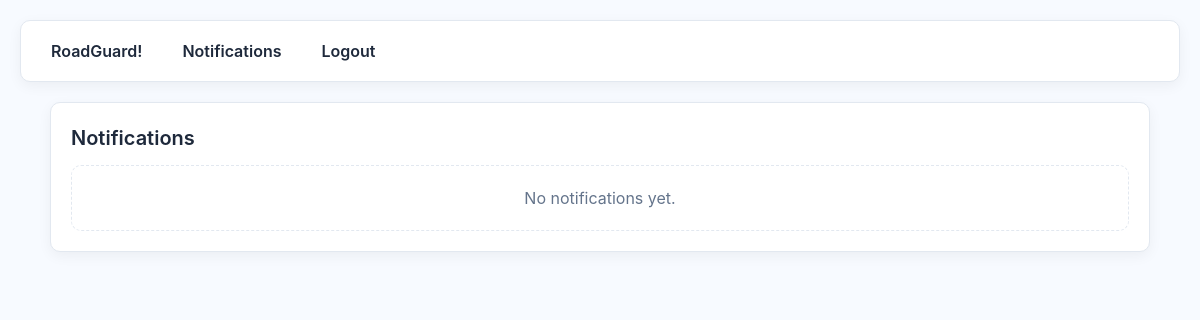
/notifications (signed in), run on an earlier commit of the app's database.
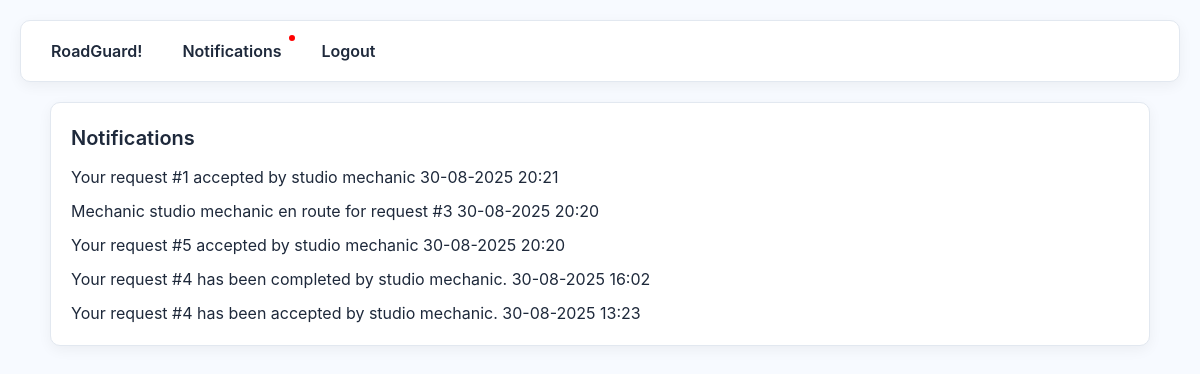
And on a later commit of the database.
### app.py (models this page shows)
class Notification(db.Model):
    id = db.Column(db.Integer, primary_key=True)
    role = db.Column(db.String(20))
    user_id = db.Column(db.Integer, db.ForeignKey('user.id'), nullable=True)
    message = db.Column(db.Text)
    created_at = db.Column(db.DateTime, default=datetime.utcnow)
    user = db.relationship("User", backref="notifications")

### app.py (the view)
@app.route('/notifications')
@login_required
def notifications():
    notes = Notification.query.filter_by(user_id=current_user.id).order_by(Notification.created_at.desc()).all()
    return render_template('notifications.html', notifications=notes)

### app.py (called while the page is built)
@login_manager.user_loader
def load_user(user_id):
    return User.query.get(int(user_id))

### templates/notifications.html (shortened to what this page needs)
{% extends 'layout.html' %}
{% block content %}
<div class="card fade-in">
  <h2>Notifications</h2>
  {% if notifications %}
    <ul class="simple">
      {% for note in notifications %}
        <li>{{ note.message }}
          <span class="small-muted">{{ note.created_at.strftime('%d-%m-%Y %H:%M') }}</span>
        </li>
      {% endfor %}
    </ul>
  {% else %}
    <div class="empty">No notifications yet.</div>
  {% endif %}
</div>
{% endblock %}

What changed in the data, as far as the page shows it:
added Notification: message "Your request #1 accepted by studio mechanic", created_at "30-08-2025 20:21"
added Notification: message "Mechanic studio mechanic en route for request #3", created_at "30-08-2025 20:20"
added Notification: message "Your request #5 accepted by studio mechanic", created_at "30-08-2025 20:20"
added Notification: message "Your request #4 has been completed by studio mechanic.", created_at "30-08-2025 16:02"
added Notification: message "Your request #4 has been accepted by studio mechanic.", created_at "30-08-2025 13:23"
Also different on the page:
text no longer shown: "No notifications yet."
